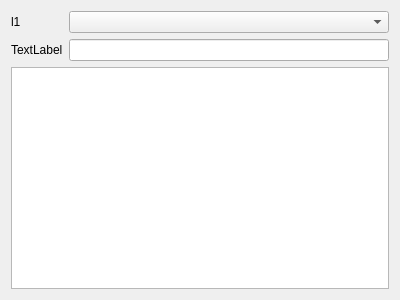
<?xml version="1.0" encoding="UTF-8"?>
<ui version="4.0">
 <class>CrateView</class>
 <widget class="QWidget" name="CrateView">
  <property name="geometry">
   <rect>
    <x>0</x>
    <y>0</y>
    <width>400</width>
    <height>300</height>
   </rect>
  </property>
  <property name="windowTitle">
   <string>Form</string>
  </property>
  <layout class="QGridLayout" name="gridLayout_2">
   <item row="0" column="0">
    <layout class="QGridLayout" name="gridLayout">
     <item row="0" column="1">
      <widget class="QComboBox" name="comboBox"/>
     </item>
     <item row="1" column="1">
      <widget class="QLineEdit" name="lineEdit"/>
     </item>
     <item row="1" column="0">
      <widget class="QLabel" name="label_2">
       <property name="text">
        <string>TextLabel</string>
       </property>
      </widget>
     </item>
     <item row="0" column="0">
      <widget class="QLabel" name="label">
       <property name="text">
        <string>l1</string>
       </property>
      </widget>
     </item>
    </layout>
   </item>
   <item row="1" column="0">
    <widget class="QTableView" name="tableView"/>
   </item>
  </layout>
 </widget>
 <resources/>
 <connections/>
</ui>
